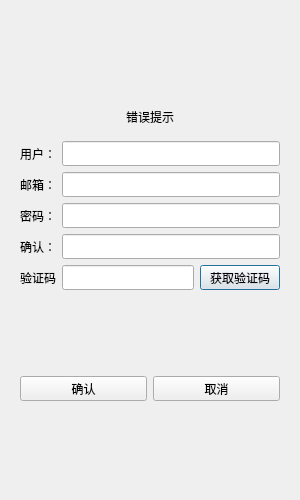
<?xml version="1.0" encoding="UTF-8"?>
<ui version="4.0">
 <class>RegisterDialog</class>
 <widget class="QDialog" name="RegisterDialog">
  <property name="geometry">
   <rect>
    <x>0</x>
    <y>0</y>
    <width>300</width>
    <height>500</height>
   </rect>
  </property>
  <property name="minimumSize">
   <size>
    <width>300</width>
    <height>500</height>
   </size>
  </property>
  <property name="maximumSize">
   <size>
    <width>300</width>
    <height>500</height>
   </size>
  </property>
  <property name="windowTitle">
   <string>Dialog</string>
  </property>
  <layout class="QVBoxLayout" name="verticalLayout_2">
   <item>
    <layout class="QVBoxLayout" name="verticalLayout">
     <item>
      <widget class="QStackedWidget" name="stackedWidget">
       <widget class="QWidget" name="page">
        <layout class="QVBoxLayout" name="verticalLayout_3">
         <item>
          <spacer name="verticalSpacer">
           <property name="orientation">
            <enum>Qt::Vertical</enum>
           </property>
           <property name="sizeHint" stdset="0">
            <size>
             <width>20</width>
             <height>40</height>
            </size>
           </property>
          </spacer>
         </item>
         <item>
          <widget class="QWidget" name="widget" native="true">
           <layout class="QVBoxLayout" name="verticalLayout_4">
            <item>
             <widget class="QLabel" name="err_tip">
              <property name="text">
               <string>错误提示</string>
              </property>
              <property name="alignment">
               <set>Qt::AlignCenter</set>
              </property>
             </widget>
            </item>
           </layout>
          </widget>
         </item>
         <item>
          <layout class="QHBoxLayout" name="horizontalLayout">
           <item>
            <widget class="QLabel" name="user_label">
             <property name="minimumSize">
              <size>
               <width>0</width>
               <height>25</height>
              </size>
             </property>
             <property name="maximumSize">
              <size>
               <width>16777215</width>
               <height>25</height>
              </size>
             </property>
             <property name="text">
              <string>用户：</string>
             </property>
            </widget>
           </item>
           <item>
            <widget class="QLineEdit" name="user_edit">
             <property name="minimumSize">
              <size>
               <width>0</width>
               <height>25</height>
              </size>
             </property>
             <property name="maximumSize">
              <size>
               <width>16777215</width>
               <height>25</height>
              </size>
             </property>
            </widget>
           </item>
          </layout>
         </item>
         <item>
          <layout class="QHBoxLayout" name="horizontalLayout_2">
           <item>
            <widget class="QLabel" name="email_label">
             <property name="minimumSize">
              <size>
               <width>0</width>
               <height>25</height>
              </size>
             </property>
             <property name="maximumSize">
              <size>
               <width>16777215</width>
               <height>25</height>
              </size>
             </property>
             <property name="text">
              <string>邮箱：</string>
             </property>
            </widget>
           </item>
           <item>
            <widget class="QLineEdit" name="email_edit">
             <property name="minimumSize">
              <size>
               <width>0</width>
               <height>25</height>
              </size>
             </property>
             <property name="maximumSize">
              <size>
               <width>16777215</width>
               <height>25</height>
              </size>
             </property>
            </widget>
           </item>
          </layout>
         </item>
         <item>
          <layout class="QHBoxLayout" name="horizontalLayout_3">
           <item>
            <widget class="QLabel" name="pass_label">
             <property name="minimumSize">
              <size>
               <width>0</width>
               <height>25</height>
              </size>
             </property>
             <property name="maximumSize">
              <size>
               <width>16777215</width>
               <height>25</height>
              </size>
             </property>
             <property name="text">
              <string>密码：</string>
             </property>
            </widget>
           </item>
           <item>
            <widget class="QLineEdit" name="pass_edit">
             <property name="minimumSize">
              <size>
               <width>0</width>
               <height>25</height>
              </size>
             </property>
             <property name="maximumSize">
              <size>
               <width>16777215</width>
               <height>25</height>
              </size>
             </property>
            </widget>
           </item>
          </layout>
         </item>
         <item>
          <layout class="QHBoxLayout" name="horizontalLayout_4">
           <item>
            <widget class="QLabel" name="confirm_label">
             <property name="minimumSize">
              <size>
               <width>0</width>
               <height>25</height>
              </size>
             </property>
             <property name="maximumSize">
              <size>
               <width>16777215</width>
               <height>25</height>
              </size>
             </property>
             <property name="text">
              <string>确认：</string>
             </property>
            </widget>
           </item>
           <item>
            <widget class="QLineEdit" name="confirm_edit">
             <property name="minimumSize">
              <size>
               <width>0</width>
               <height>25</height>
              </size>
             </property>
             <property name="maximumSize">
              <size>
               <width>16777215</width>
               <height>25</height>
              </size>
             </property>
            </widget>
           </item>
          </layout>
         </item>
         <item>
          <layout class="QHBoxLayout" name="horizontalLayout_5">
           <item>
            <widget class="QLabel" name="verify_label">
             <property name="minimumSize">
              <size>
               <width>0</width>
               <height>25</height>
              </size>
             </property>
             <property name="maximumSize">
              <size>
               <width>16777215</width>
               <height>25</height>
              </size>
             </property>
             <property name="text">
              <string>验证码</string>
             </property>
            </widget>
           </item>
           <item>
            <widget class="QLineEdit" name="verify_edit">
             <property name="minimumSize">
              <size>
               <width>0</width>
               <height>25</height>
              </size>
             </property>
             <property name="maximumSize">
              <size>
               <width>16777215</width>
               <height>25</height>
              </size>
             </property>
            </widget>
           </item>
           <item>
            <widget class="QPushButton" name="get_code">
             <property name="minimumSize">
              <size>
               <width>0</width>
               <height>25</height>
              </size>
             </property>
             <property name="maximumSize">
              <size>
               <width>16777215</width>
               <height>25</height>
              </size>
             </property>
             <property name="text">
              <string>获取验证码</string>
             </property>
            </widget>
           </item>
          </layout>
         </item>
         <item>
          <spacer name="verticalSpacer_2">
           <property name="orientation">
            <enum>Qt::Vertical</enum>
           </property>
           <property name="sizeHint" stdset="0">
            <size>
             <width>20</width>
             <height>40</height>
            </size>
           </property>
          </spacer>
         </item>
         <item>
          <layout class="QHBoxLayout" name="horizontalLayout_6">
           <item>
            <widget class="QPushButton" name="confirm_btn">
             <property name="minimumSize">
              <size>
               <width>0</width>
               <height>25</height>
              </size>
             </property>
             <property name="maximumSize">
              <size>
               <width>16777215</width>
               <height>25</height>
              </size>
             </property>
             <property name="text">
              <string>确认</string>
             </property>
            </widget>
           </item>
           <item>
            <widget class="QPushButton" name="cancel_btn">
             <property name="minimumSize">
              <size>
               <width>0</width>
               <height>25</height>
              </size>
             </property>
             <property name="maximumSize">
              <size>
               <width>16777215</width>
               <height>25</height>
              </size>
             </property>
             <property name="text">
              <string>取消</string>
             </property>
            </widget>
           </item>
          </layout>
         </item>
         <item>
          <spacer name="verticalSpacer_3">
           <property name="orientation">
            <enum>Qt::Vertical</enum>
           </property>
           <property name="sizeHint" stdset="0">
            <size>
             <width>20</width>
             <height>40</height>
            </size>
           </property>
          </spacer>
         </item>
        </layout>
       </widget>
       <widget class="QWidget" name="page_2"/>
      </widget>
     </item>
    </layout>
   </item>
  </layout>
 </widget>
 <resources/>
 <connections/>
</ui>
